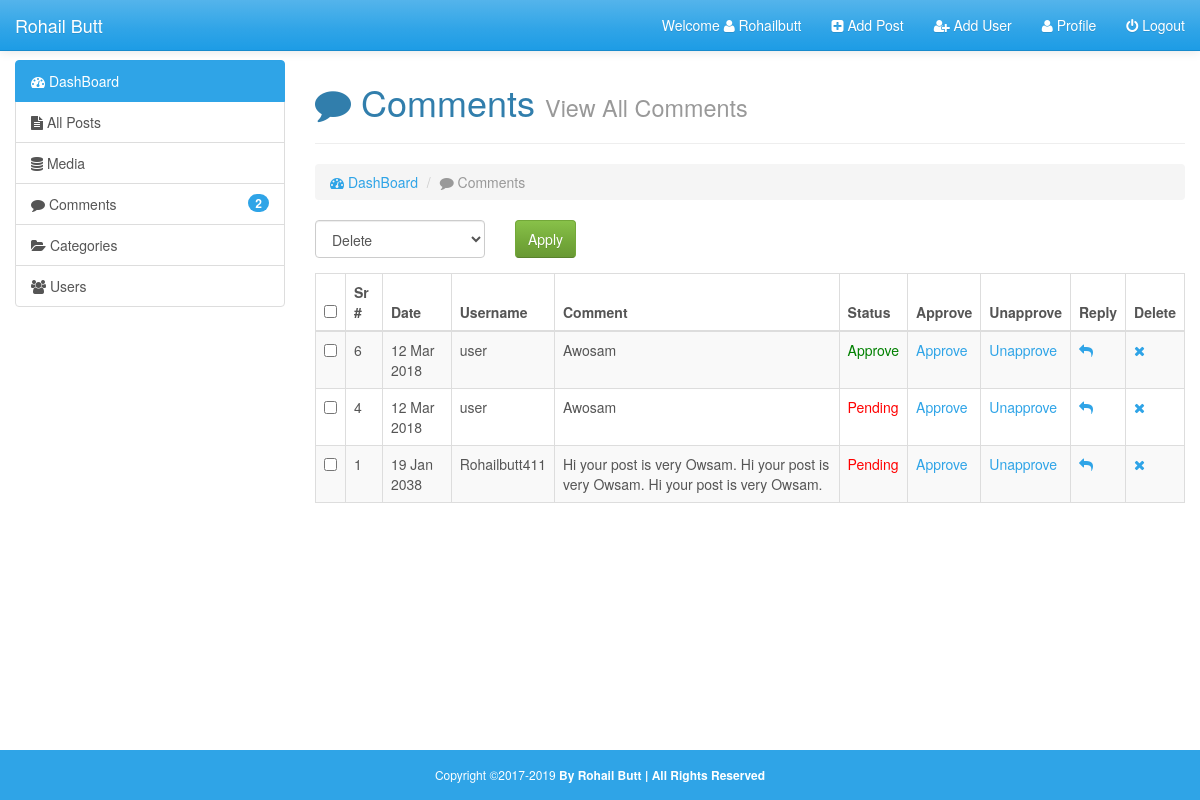
/Login/comment.php (signed in), run on the app's committed database.
### tables this page shows
CREATE TABLE `comments` (
  `id` int(11) NOT NULL,
  `date` int(11) NOT NULL,
  `name` varchar(255) NOT NULL,
  `username` varchar(255) NOT NULL,
  `post_id` int(11) NOT NULL,
  `email` varchar(255) NOT NULL,
  `website` varchar(255) NOT NULL,
  `image` varchar(255) NOT NULL,
  `comment` text NOT NULL,
  `status` varchar(255) NOT NULL
);

### Login/comment.php (the view, shortened to what this page needs)
<!DOCTYPE html>
<html lang="en">
  <?php require("include/top.php");
    ?>
  <body>
     <div  class="wrapper">
       <?php require("include/nav.php") ?>
        <div class="container-fluid">
            <div class="row">
                <div class="col-md-3">
                   <?php require("include/sidebar.php") ?>
                </div>
                <div class="col-md-9">
                    <h1 class="head animated fadeInUp"><i class="fa fa-comment "></i> Comments <small>View All Comments</small></h1>
                    <hr/>
                    <ul class="breadcrumb">
                        <li class="active"><a href="index.html"><i class="fa fa-tachometer"></i> DashBoard</a></li>
                        <li class="active"><i class="fa fa-comment"></i> Comments</li>
                    </ul>
                    <?php
                        $query="SELECT * FROM comments ORDER BY id DESC";
                        $run=mysqli_query($conn,$query);
                        if(mysqli_num_rows($run)>0){
                    ?>
                    <form action="" method="post">
                    <div class="row">
                        <div class="col-sm-8">
                                <div class="row">
                                    <div class="col-xs-4">
                                        <div class="form-group">
                                            <select name="bulk-options" id="" class="form-control">
                                                <option value="delete">Delete</option>
                                            </select>
                                        </div>
                                    </div>
                                    <div class="col-xs-8">
                                        <input type="submit" class="btn btn-success" value="Apply">
                                    </div>
                                </div>
                        </div>
                    </div>
                    <div class="table-responsive-md">
                    <table class="table table-bordered table-hover table-striped">
                        <thead>
                            <tr>
                               <th><input type="checkbox" id="selectallboxes"></th>
                                <th>Sr #</th>
                                <th>Date</th>
                                <th>Username</th>
                                <th>Comment</th>
                                <th>Status</th>
                                <th>Approve</th>
                                <th>Unapprove</th>
                                <th>Reply</th>
                                <th>Delete</th>
                            </tr>
                        </thead>
                        <tbody>
                           <?php
                                while($row=mysqli_fetch_array($run)){
                                    $id=$row['id'];
                                    $username=$row['username'];
                                    $comment=$row['comment'];
                                    $status=$row['status'];
                                    $post_id=$row['post_id'];
                                    $date=getdate($row['date']);
                                    $day=$date['mday'];
                                    $month=substr($date['month'],0,3);
                                    $year=$date['year'];
                            ?>
                            <tr>
                               <td><input type="checkbox" class="checkboxes" name="checkboxes[]" value="<?php echo $id;?>" ></td>
                                <td><?php echo $id; ?></td>
                                <td><?php echo "$day $month $year"; ?></td>
                                <td><?php echo $username; ?></td>
                                <td><?php echo $comment; ?></td>
                                <td style="color:<?php if($status=='approve'){echo 'green';}else if($status=='pending'){echo 'red';} ?>;" ><?php echo ucfirst($status); ?></td>
                                <td><a href="comment.php?app=<?php echo $id; ?>">Approve</a></td>
                                <td><a href="comment.php?unapprove=<?php echo $id;?>">Unapprove</a></td>
                                <td><a href="comment.php?reply=<?php echo $post_id; ?>"><i class="fa fa-reply"></i></a></td>
                                <td><a href="comment.php?del=<?php echo $id; ?>"><i class="fa fa-times"></i></a></td>
                            </tr>
                            <?php } ?>
                        </tbody>
                    </table>
                    </div>
                    <?php
                        }
                        else{
                            echo "<center><h2>No User Available</h2><center>";
                        }
                    ?>
                    </form>
                </div>
            </div>
        </div>
        <?php require("include/footer.php") ?>

### Login/css/style.css (style rules this page uses)
html,body { height: 100%; }
body { padding-top: 60px; }
.head { position: relative; }
.wrapper { min-height: 100%; position: relative; }

### data on the page
comments: id "6", date "12", date "Mar", date "2018", username "user", comment "Awosam", status "Approve"
comments: id "4", date "12", date "Mar", date "2018", username "user", comment "Awosam", status "Pending"
comments: id "1", date "19", date "Jan", date "2038", username "Rohailbutt411", comment "Hi your post is very Owsam. Hi your post is very Owsam. Hi your post is very Owsam.", status "Pending"

### other printed values
$session_username "Rohailbutt"
$get_rows "2"
